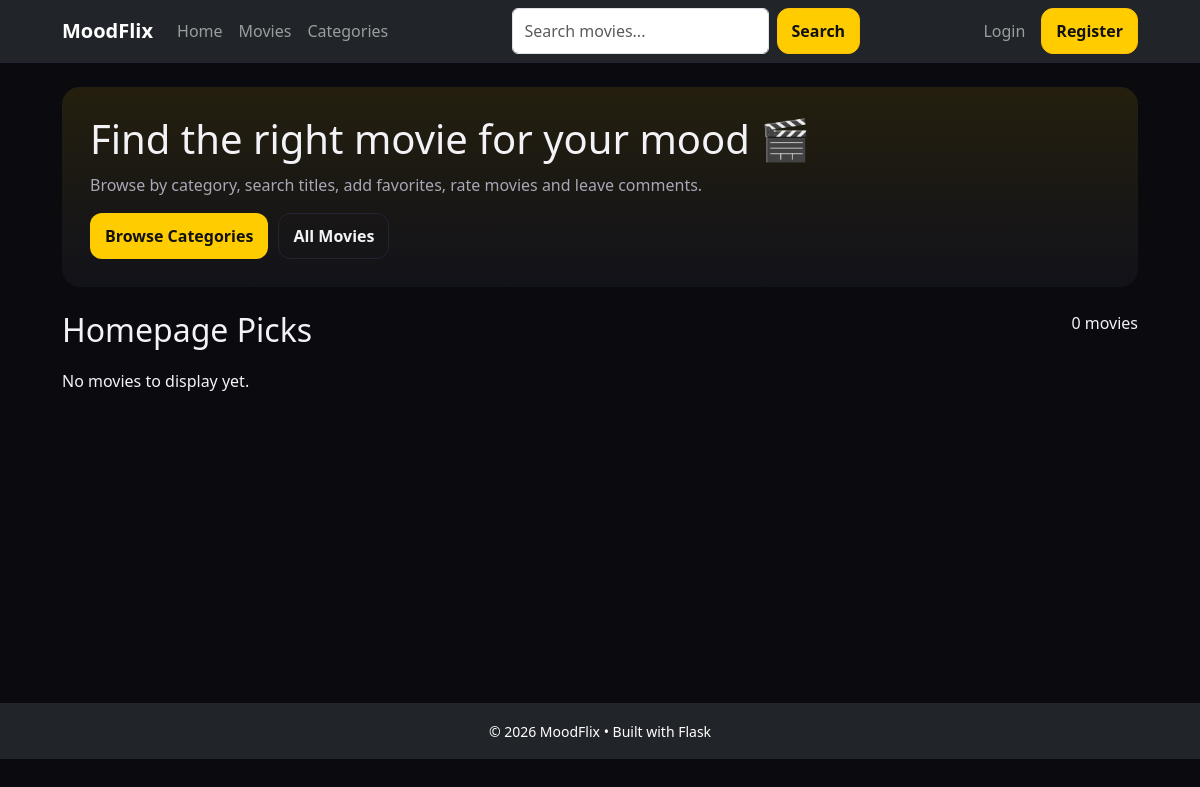
Before: / with the older database file.
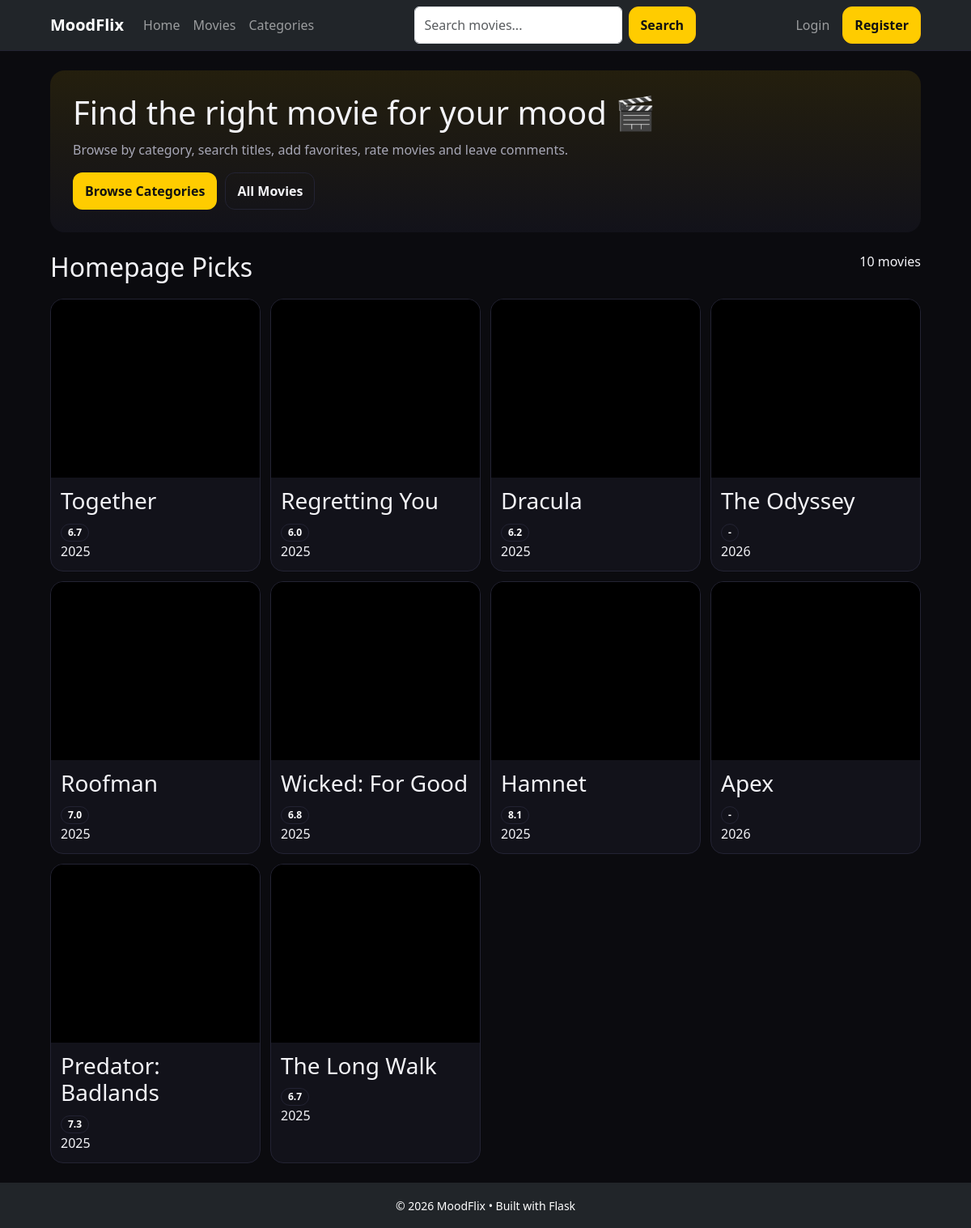
After: the same page with the newer database file.
### app/models/movie.py (models this page shows, shortened)
class Movie(db.Model):
    __tablename__ = "movies"
    id = db.Column(db.Integer, primary_key=True)
    title = db.Column(db.String(255), nullable=False)
    year = db.Column(db.Integer, nullable=True)
    description = db.Column(db.Text, nullable=True)
    posterUrl = db.Column(db.String(500), nullable=True)
    imdbRating = db.Column(db.Float, nullable=True)
    createdAt = db.Column(db.DateTime, default=datetime.utcnow, nullable=False)
    is_active = db.Column(db.Boolean, nullable=False, default=True)
    mood_categories = db.relationship('MoodCategory', secondary=movie_mood_categories, backref=db.backref('movies', lazy='dynamic'))
    affiliate_links = db.relationship('AffiliateLink', backref='movie', lazy='dynamic', cascade='all, delete-orphan')
    comments = db.relationship('Comment', backref='movie', lazy='dynamic', cascade='all, delete-orphan')
    ratings = db.relationship('Rating', backref='movie', lazy='dynamic', cascade='all, delete-orphan')
    favorites = db.relationship('Favorite', backref='movie', lazy='dynamic', cascade='all, delete-orphan')
    def is_active(self) -> bool:
        """Check if movie is active."""
        return self.is_active

### app/controllers/home_controller.py (the view)
@home_bp.route("/")
def index():
    movies = MovieService.get_movies_for_homepage()
    return render_template("home.html", movies=movies)

### app/services/movie_service.py (called while the page is built)
    @staticmethod
    def get_movies_for_homepage(limit: int = 10) -> list[Movie]:
        if not limit or limit <= 0:
            return []
        return (
            Movie.query
            .order_by(Movie.createdAt.desc())
            .limit(limit)
            .all()
        )

### app/views/templates/home.html (shortened to what this page needs)
{% extends "base.html" %}
{% block content %}
  <section class="hero">
    <h1>Find the right movie for your mood 🎬</h1>
    <p>
      Browse by category, search titles, add favorites,
      rate movies and leave comments.
    </p>
    <div class="hero-actions">
      <a href="{{ url_for('movie.list_categories') }}" class="btn">
        Browse Categories
      </a>
      <a href="{{ url_for('movie.list_movies') }}" class="btn ghost">
        All Movies
      </a>
    </div>
  </section>
  <section class="section">
    <div class="section-head">
      <h2>Homepage Picks</h2>
      <span class="muted">
        {{ movies|length if movies else 0 }} movies
      </span>
    </div>
    {% if movies %}
      <div class="grid">
        {% for movie in movies %}
          <a
            class="card"
            href="{{ url_for('movie.view_movie_details', movie_id=movie.id) }}"
          >
            <div class="poster">
            </div>
            <div class="card-body">
              <div class="card-top">
                <h3 class="title">{{ movie.title }}</h3>
                <span class="badge">
                  {{ movie.imdbRating if movie.imdbRating else '-' }}
                </span>
              </div>
              <div class="meta">
                {{ movie.year if movie.year else '—' }}
              </div>
            </div>
          </a>
        {% endfor %}
      </div>
    {% else %}
      <div class="empty">
        <p>No movies to display yet.</p>
      </div>
    {% endif %}
  </section>
{% endblock %}

### app/views/templates/base.html (shortened to what this page needs)
<!doctype html>
<html lang="en">
<head>
  <link href="https://cdn.jsdelivr.net/npm/bootstrap@5.3.0/dist/css/bootstrap.min.css" rel="stylesheet">
  <link rel="stylesheet" href="https://cdnjs.cloudflare.com/ajax/libs/font-awesome/6.0.0/css/all.min.css">
  <link rel="stylesheet" href="{{ url_for('static', filename='css/style.css') }}">
</head>
<body>
  <nav class="navbar navbar-expand-lg navbar-dark bg-dark">
    <div class="container">
      <a href="{{ url_for('home.index') }}" class="navbar-brand fw-bold">MoodFlix</a>
      <div class="collapse navbar-collapse" id="navbarNav">
        <ul class="navbar-nav me-auto">
            <li class="nav-item">
                <a class="nav-link" href="{{ url_for('home.index') }}">Home</a>
            </li>
            <li class="nav-item">
                <a class="nav-link" href="{{ url_for('movie.list_movies') }}">Movies</a>
            </li>
            <li class="nav-item">
                <a class="nav-link" href="{{ url_for('movie.list_categories') }}">Categories</a>
            </li>
        </ul>
        <form class="d-flex mx-auto" method="GET" action="{{ url_for('home.search_movies') }}">
            <input class="form-control me-2" type="search" name="q" placeholder="Search movies..." value="{{ request.args.get('q', '') }}">
            <button class="btn btn-outline-warning" type="submit">Search</button>
        </form>
        <ul class="navbar-nav ms-auto align-items-center">
            {% if current_user.is_authenticated %}
                {% if current_user.role == 'admin' %}
                <li class="nav-item dropdown">
                    <a class="nav-link dropdown-toggle text-warning" href="#" id="adminDropdown" role="button" data-bs-toggle="dropdown" aria-expanded="false">
                        <i class="fas fa-user-shield"></i> Admin Panel
                    </a>
                    <ul class="dropdown-menu dropdown-menu-end" aria-labelledby="adminDropdown">
                        <li><a class="dropdown-item" href="{{ url_for('admin.list_movies') }}">Manage Movies</a></li>
                        <li><a class="dropdown-item" href="{{ url_for('admin.list_categories') }}">Manage Categories</a></li>
                        <li><hr class="dropdown-divider"></li>
                        <li><a class="dropdown-item" href="{{ url_for('admin.list_comments') }}">Manage Comments</a></li>
                        <li><a class="dropdown-item" href="{{ url_for('admin.list_pending_suggestions') }}">Manage Suggestions</a></li>
                    </ul>
                </li>
                {% endif %}
                <li class="nav-item">
                    <a class="nav-link" href="{{ url_for('favorite.list_favorites') }}">Favorites</a>
                </li>
                <li class="nav-item">
                    <a class="nav-link" href="{{ url_for('suggestion.list_suggestions') }}">Suggestions</a>
                </li>
                <li class="nav-item ms-2">
                    <a class="btn btn-sm btn-outline-light" href="{{ url_for('auth.view_profile', user_id=current_user.id) }}">
                        {{ current_user.username }}
                    </a>
                </li>
                <li class="nav-item ms-2">
                    <form action="{{ url_for('auth.logout') }}" method="POST" class="d-inline">
                        <button type="submit" class="btn btn-sm btn-danger">Logout</button>
                    </form>
                </li>
            {% else %}
                <li class="nav-item">
                    <a class="nav-link" href="{{ url_for('auth.login') }}">Login</a>
                </li>
                <li class="nav-item ms-2">
                    <a class="btn btn-warning" href="{{ url_for('auth.register') }}">Register</a>
                </li>
            {% endif %}
        </ul>
      </div>
    </div>
  </nav>
  <main class="container py-4" style="min-height: 80vh;">
    {% block content %}{% endblock %}
  </main>
  <footer class="bg-dark text-white text-center py-3 mt-auto">
    <div class="container">
      <small>© 2026 MoodFlix • Built with Flask</small>
    </div>
  </footer>
</body>
</html>

### app/views/static/css/style.css (style rules this page uses)
:root { --bg: #0b0b0f; --panel: #12121a; --text: #f3f3f7; --muted: #a7a7b6; --line: #232333; --accent: #ffcc00; }
* { box-sizing: border-box; }
body { margin: 0; font-family: system-ui, -apple-system, Segoe UI, Roboto, Arial; background: var(--bg); color: var(--text); }
.container { width: min(1100px, 92%); margin: 0 auto; }
.navbar { position: sticky; top: 0; background: rgba(11, 11, 15, 0.9); border-bottom: 1px solid var(--line); }
.hero { padding: 28px; border-radius: 18px; background: linear-gradient( 180deg, rgba(255, 204, 0, 0.1), var(--panel) ); }
.hero h1 { margin: 0 0 10px; }
.hero p { color: var(--muted); }
.hero-actions { margin-top: 16px; display: flex; gap: 10px; }
.btn { padding: 10px 14px; border-radius: 12px; background: var(--accent); color: #111; text-decoration: none; font-weight: 700; }
.btn.ghost { background: transparent; border: 1px solid var(--line); color: var(--text); }
.section { margin-top: 24px; }
.section-head { display: flex; justify-content: space-between; margin-bottom: 12px; }
.grid { display: grid; grid-template-columns: repeat(4, 1fr); gap: 12px; }
.card { background: var(--panel); border: 1px solid var(--line); border-radius: 16px; overflow: hidden; text-decoration: none; color: inherit; }
.poster { height: 220px; background: #000; }
.card-body { padding: 12px; }
.badge { font-size: 12px; border: 1px solid var(--line); padding: 4px 8px; border-radius: 999px; }

Changed rows visible on the page:
added Movie: title "Together", imdbRating "6.7", year "2025"
added Movie: title "Regretting You", imdbRating "6.0", year "2025"
added Movie: title "Dracula", imdbRating "6.2", year "2025"
added Movie: title "The Odyssey", imdbRating "-", year "2026"
added Movie: title "Roofman", imdbRating "7.0", year "2025"
added Movie: title "Wicked: For Good", imdbRating "6.8", year "2025"
added Movie: title "Hamnet", imdbRating "8.1", year "2025"
added Movie: title "Apex", imdbRating "-", year "2026"
added Movie: title "Predator: Badlands", imdbRating "7.3", year "2025"
added Movie: title "The Long Walk", imdbRating "6.7", year "2025"
Other visible differences:
{{ movies|length if movies else 0 }}: "0" → "10"
text no longer shown: "No movies to display yet."
